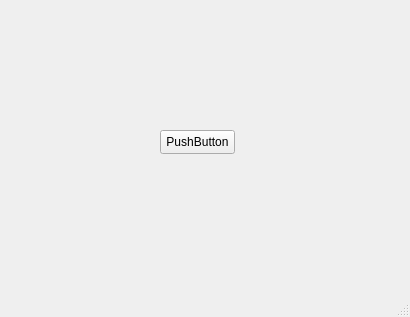
<?xml version="1.0" encoding="UTF-8"?>
<ui version="4.0">
 <class>MainWindow</class>
 <widget class="QMainWindow" name="MainWindow">
  <property name="geometry">
   <rect>
    <x>0</x>
    <y>0</y>
    <width>410</width>
    <height>317</height>
   </rect>
  </property>
  <property name="windowTitle">
   <string>MainWindow</string>
  </property>
  <widget class="QWidget" name="centralwidget">
   <widget class="QPushButton" name="pushButton">
    <property name="geometry">
     <rect>
      <x>160</x>
      <y>130</y>
      <width>75</width>
      <height>24</height>
     </rect>
    </property>
    <property name="text">
     <string>PushButton</string>
    </property>
   </widget>
  </widget>
  <widget class="QMenuBar" name="menubar">
   <property name="geometry">
    <rect>
     <x>0</x>
     <y>0</y>
     <width>410</width>
     <height>22</height>
    </rect>
   </property>
  </widget>
  <widget class="QStatusBar" name="statusbar"/>
 </widget>
 <resources/>
 <connections/>
</ui>
